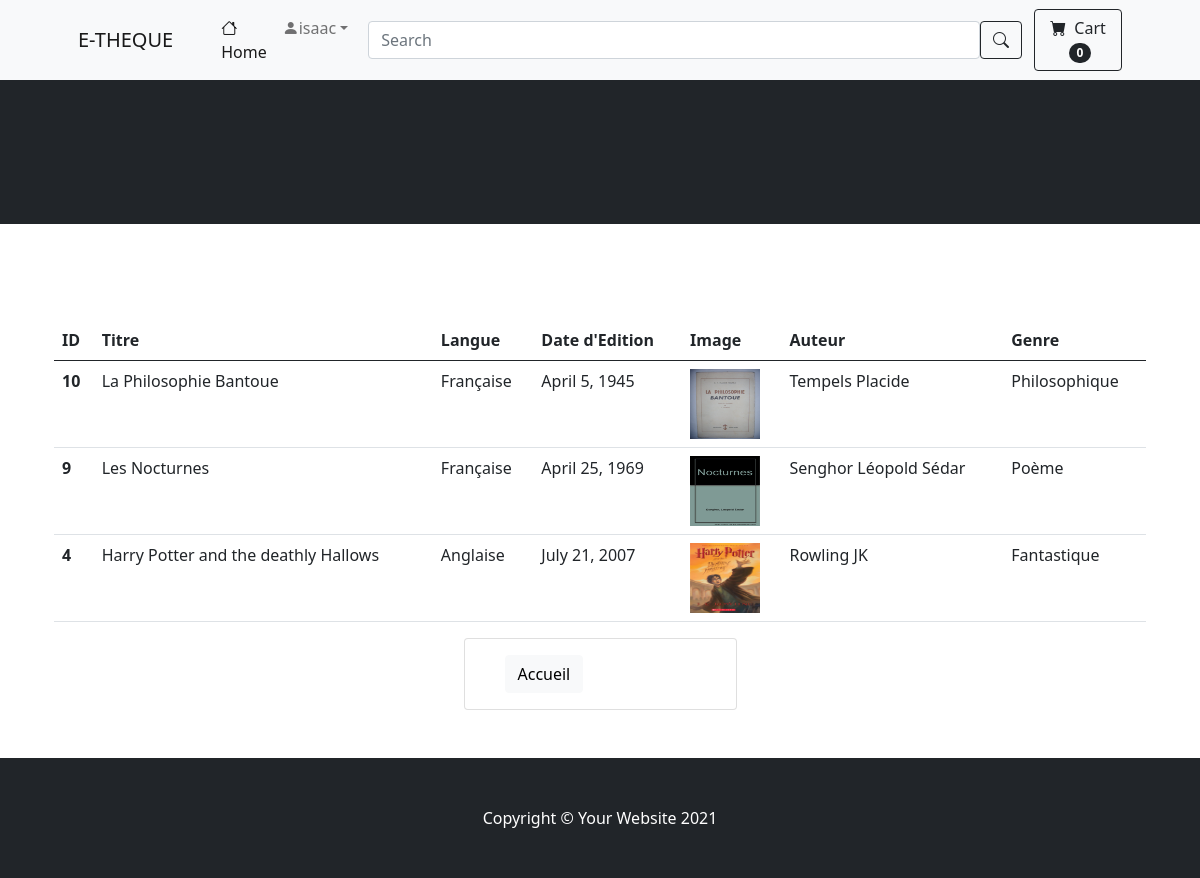
Screenshot of /emprunts/ (signed in) with the database file from the repository.
### etheque/models.py (models this page shows, shortened)
class Livre(models.Model):
    titre = models.CharField(max_length=300, null=True)
    langue = models.CharField(max_length=200, null=True)
    date_edition = models.DateField()
    image = models.ImageField(null=True, blank=True)
    auteur = models.ForeignKey(Auteur, on_delete=models.CASCADE)
    genre = models.ForeignKey(Genre, on_delete=models.CASCADE)

class Auteur(models.Model):
    nom = models.CharField(max_length=200, null=True)
    prenom = models.CharField(max_length=200, null=True)
    nationalite = models.CharField(max_length=200, null=True)

class Genre(models.Model):
    libelle = models.CharField(max_length=200, null=True)

### etheque/views.py (the view)
# urls.py: path('emprunts/', views.Emprunts, name="emprunts"),
def Emprunts(request):
    if request.user.is_authenticated:
        livres = Livre.objects.raw('SELECT * from etheque_livre, auth_user, etheque_emprunt WHERE etheque_livre.id = etheque_emprunt.livre_id and auth_user.id = etheque_emprunt.client_id')
    return render(request, "emprunts.html", {'livres':livres})

### etheque/context_processors.py (called while the page is built)
def cart(request):
    return {'cart': request.session.get(settings.CART_SESSION_ID)}

### templates/emprunts.html
{% extends 'base.html' %}
{% load static %}
{% block content %}
<table class="table">
    <thead>
        <tr>
            <th scope="col">ID</th>
            <th scope="col">Titre</th>
            <th scope="col">Langue</th>
            <th scope="col">Date d'Edition</th>
            <th scope="col">Image</th>
            <th scope="col">Auteur</th>
            <th scope="col">Genre</th>
        </tr>
    </thead>
    <tbody>
        {% for livre in livres %}
            <tr>
                <th scope="row">{{livre.id}}</th>
                <td>{{livre.titre}}</td>
                <td>{{livre.langue}}</td>
                <td>{{livre.date_edition}}</td>
                <td><img src={{livre.image.url}} style="width: 70px; height: 70px;" /></td>
                <td>{{livre.auteur.nom}} {{livre.auteur.prenom}}</td>
                <td>{{livre.genre.libelle}}</td>
            </tr>
        {% endfor %}
    </tbody>
</table>
<div class="card">
    <div class="card-body">
		<a href="{% url 'home' %}" class="btn btn-light btn-block">Accueil</a>
    </div>
</div>
{% endblock content %}

### templates/base.html (shortened to what this page needs)
<!DOCTYPE html>
{% load static %}
<html lang="en">
    <head>
        <link href="https://cdn.jsdelivr.net/npm/bootstrap-icons@1.5.0/font/bootstrap-icons.css" rel="stylesheet" />
        <link href="{% static 'css/styles.css' %}" rel="stylesheet" />
    </head>
    <body>
        <nav class="navbar navbar-expand-lg navbar-light bg-light">
            <div class="container px-4 px-lg-5">
                <a class="navbar-brand" href="{% url 'home' %}">E-THEQUE</a>
                <div class="collapse navbar-collapse" id="navbarSupportedContent">
                    <ul class="navbar-nav me-auto mb-2 mb-lg-0 ms-lg-4">
                        <li class="nav-item"><a class="nav-link active" aria-current="page" href="{% url 'home' %}"><i class="bi bi-house"></i>Home</a></li>
                        {% if request.user.is_authenticated %}
                        <li class="nav-item dropdown">
                            <a class="nav-link dropdown-toggle" id="navbarDropdown" href="#" role="button" data-bs-toggle="dropdown" aria-expanded="false"><i class="bi bi-person-fill"></i>{{request.user.first_name}}</a>
                        </li>
                        {%else%}
                        <li class="nav-item"><a class="nav-link active" aria-current="page" href="{%url 'signin' %}"><i class="bi bi-person-fill"></i>connexion</a></li>
                        {%endif%}
                    </ul>
                    <div class="container-fluid">
                        <form action="{% url 'rechercher' %}" class="d-flex" method="POST">
                            <input class="form-control" type="search" name ="cle" placeholder="Search" aria-label="Search">
                            <button class="btn btn-outline-dark" type="submit"><i class="bi bi-search"></i></button>
                        </form>
                    </div>
                    <a href="{% url 'cart_detail' %}" class="btn btn-outline-dark">
                        <i class="bi-cart-fill me-1"></i>
                        Cart
                        <span class="badge bg-dark text-white ms-1 rounded-pill">{{cart|length}}</span>
                    </a>
                </div>
            </div>
        </nav>
        <header class="bg-dark py-5">
        </header>
        <section class="py-5">
            <div class="container px-4 px-lg-5 mt-5">
                <div class="row gx-4 gx-lg-5 row-cols-2 row-cols-md-3 row-cols-xl-4 justify-content-center">
                    {% block content %}
                    {% endblock content %}
                </div>
            </div>
        </section>
        <footer class="py-5 bg-dark">
            <div class="container"><p class="m-0 text-center text-white">Copyright &copy; Your Website 2021</p></div>
        </footer>
    </body>
</html>

### rows the page displays
Livre: id "10", titre "La Philosophie Bantoue", langue "Française", date_edition "April 5, 1945", image (picture), auteur.nom "Tempels", auteur.prenom "Placide", genre.libelle "Philosophique"
Livre: id "9", titre "Les Nocturnes", langue "Française", date_edition "April 25, 1969", image (picture), auteur.nom "Senghor", auteur.prenom "Léopold Sédar", genre.libelle "Poème"
Livre: id "4", titre "Harry Potter and the deathly Hallows", langue "Anglaise", date_edition "July 21, 2007", image (picture), auteur.nom "Rowling", auteur.prenom "JK", genre.libelle "Fantastique"

### other values shown
{{ request.user.first_name }} "isaac"
{{ cart|length }} "0"
